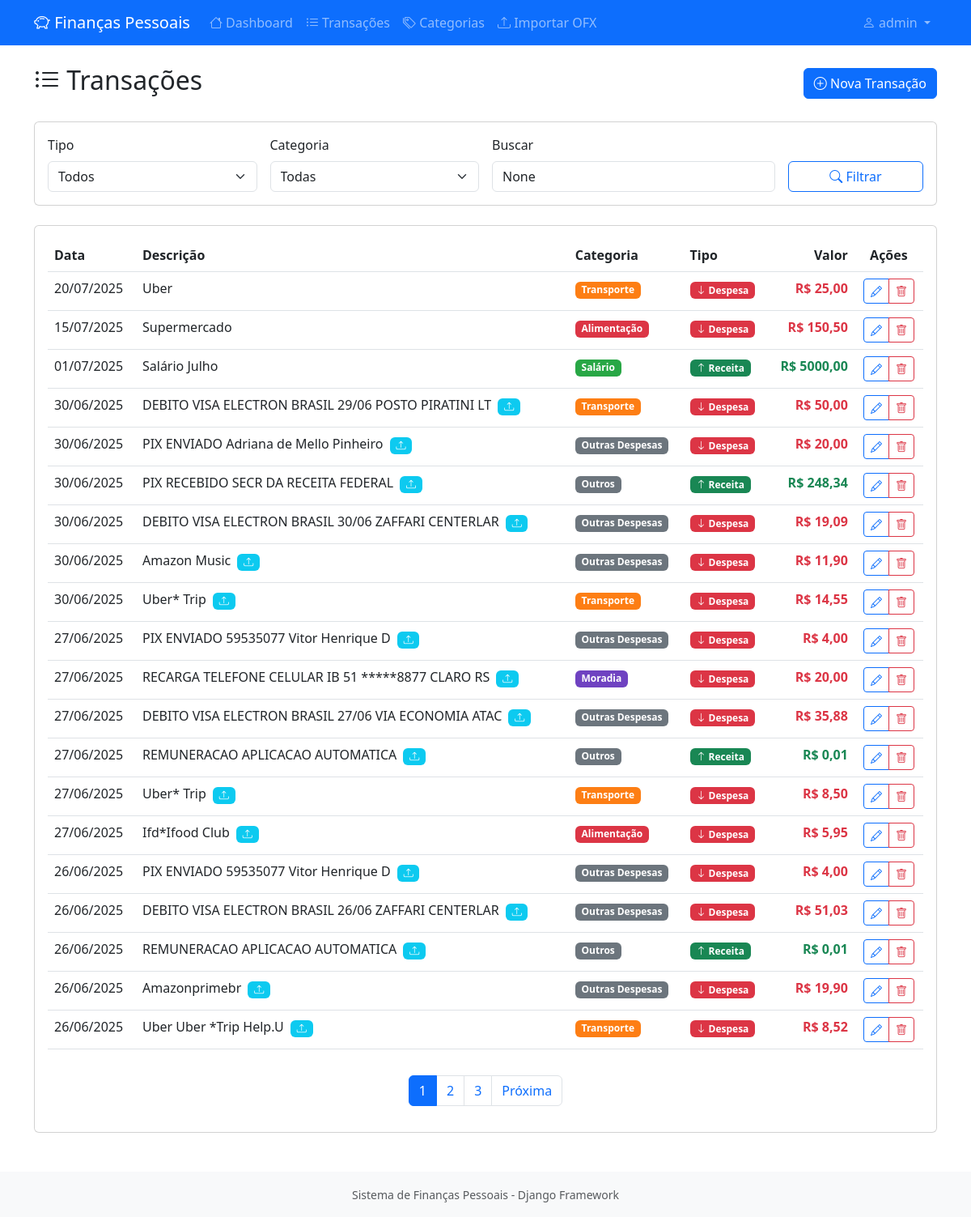
Page /transacoes/ (signed in) on the committed database.
### transacoes/models.py (models this page shows, shortened)
class Transacao(models.Model):
    TIPOS_TRANSACAO = (
        ('RECEITA', 'Receita'),
        ('DESPESA', 'Despesa'),
    )
    descricao = models.CharField(max_length=200)
    valor = models.DecimalField(max_digits=12, decimal_places=2)
    tipo = models.CharField(max_length=7, choices=TIPOS_TRANSACAO)
    data = models.DateField(default=timezone.now)
    categoria = models.ForeignKey(Categoria, on_delete=models.CASCADE)
    conta_bancaria = models.ForeignKey(
        ContaBancaria, on_delete=models.CASCADE, null=True, blank=True)
    usuario = models.ForeignKey(User, on_delete=models.CASCADE)
    identificador_ofx = models.CharField(
        max_length=100, blank=True, help_text='ID único do OFX para evitar duplicatas')
    importada_ofx = models.BooleanField(default=False)
    criado_em = models.DateTimeField(auto_now_add=True)
    atualizado_em = models.DateTimeField(auto_now=True)
    class Meta:
        verbose_name_plural = 'Transações'
        ordering = ['-data', '-criado_em']
        indexes = [
            models.Index(fields=['usuario', 'data']),
            models.Index(fields=['usuario', 'tipo']),
            models.Index(fields=['identificador_ofx']),
        ]

class Categoria(models.Model):
    TIPOS_CATEGORIA = (
        ('RECEITA', 'Receita'),
        ('DESPESA', 'Despesa'),
    )
    nome = models.CharField(max_length=100)
    tipo = models.CharField(max_length=7, choices=TIPOS_CATEGORIA)
    cor = models.CharField(max_length=7, default='#007bff',
                           help_text='Cor em formato hex (#ffffff)')
    usuario = models.ForeignKey(User, on_delete=models.CASCADE)
    ativa = models.BooleanField(default=True)
    class Meta:
        verbose_name_plural = 'Categorias'
        unique_together = ['nome', 'usuario']

### transacoes/views.py (the view)
# urls.py: path('', views.lista_transacoes, name='lista'),
@login_required
def lista_transacoes(request):
    transacoes = Transacao.objects.filter(usuario=request.user)
    tipo = request.GET.get('tipo')
    categoria_id = request.GET.get('categoria')
    busca = request.GET.get('busca')
    if tipo:
        transacoes = transacoes.filter(tipo=tipo)
    if categoria_id:
        transacoes = transacoes.filter(categoria_id=categoria_id)
    if busca:
        transacoes = transacoes.filter(
            Q(descricao__icontains=busca) | Q(categoria__nome__icontains=busca)
        )
    paginator = Paginator(transacoes, 20)
    page = request.GET.get('page')
    transacoes = paginator.get_page(page)
    categorias = Categoria.objects.filter(usuario=request.user, ativa=True)
    context = {
        'transacoes': transacoes,
        'categorias': categorias,
        'filtro_tipo': tipo,
        'filtro_categoria': categoria_id,
        'busca': busca,
    }
    return render(request, 'transacoes/lista.html', context)

### templates/transacoes/lista.html (shortened to what this page needs)
{% extends 'base.html' %}
{% block content %}
<div class="d-flex justify-content-between align-items-center mb-4">
    <h2><i class="bi bi-list-ul"></i> Transações</h2>
    <a href="{% url 'transacoes:criar' %}" class="btn btn-primary">
        <i class="bi bi-plus-circle"></i> Nova Transação
    </a>
</div>
<div class="card mb-4">
    <div class="card-body">
        <form method="get" class="row g-3">
            <div class="col-md-3">
                <label for="tipo" class="form-label">Tipo</label>
                <select name="tipo" id="tipo" class="form-select">
                    <option value="">Todos</option>
                </select>
            </div>
            <div class="col-md-3">
                <label for="categoria" class="form-label">Categoria</label>
                <select name="categoria" id="categoria" class="form-select">
                    <option value="">Todas</option>
                </select>
            </div>
            <div class="col-md-4">
                <label for="busca" class="form-label">Buscar</label>
                <input type="text" name="busca" id="busca" class="form-control" value="{{ busca }}" placeholder="Descrição ou categoria">
            </div>
            <div class="col-md-2">
                <label class="form-label">&nbsp;</label>
                <div class="d-grid">
                    <button type="submit" class="btn btn-outline-primary">
                        <i class="bi bi-search"></i> Filtrar
                    </button>
                </div>
            </div>
        </form>
    </div>
</div>
<div class="card">
    <div class="card-body">
        {% if transacoes %}
            <div class="table-responsive">
                <table class="table table-hover">
                    <thead>
                        <tr>
                            <th>Data</th>
                            <th>Descrição</th>
                            <th>Categoria</th>
                            <th>Tipo</th>
                            <th class="text-end">Valor</th>
                            <th class="text-center">Ações</th>
                        </tr>
                    </thead>
                    <tbody>
                        {% for transacao in transacoes %}
                        <tr>
                            <td>{{ transacao.data|date:"d/m/Y" }}</td>
                            <td>
                                {{ transacao.descricao }}
                                {% if transacao.importada_ofx %}
                                    <span class="badge bg-info ms-1" title="Importada via OFX">
                                        <i class="bi bi-upload"></i>
                                    </span>
                                {% endif %}
                            </td>
                            <td>
                                <span class="badge" style="background-color: {{ transacao.categoria.cor }}">
                                    {{ transacao.categoria.nome }}
                                </span>
                            </td>
                            <td>
                                {% if transacao.tipo == 'RECEITA' %}
                                    <span class="badge bg-success">
                                        <i class="bi bi-arrow-up"></i> Receita
                                    </span>
                                {% else %}
                                    <span class="badge bg-danger">
                                        <i class="bi bi-arrow-down"></i> Despesa
                                    </span>
                                {% endif %}
                            </td>
                            <td class="text-end">
                                <strong class="{% if transacao.tipo == 'RECEITA' %}text-success{% else %}text-danger{% endif %}">
                                    R$ {{ transacao.valor|floatformat:2 }}
                                </strong>
                            </td>
                            <td class="text-center">
                                <div class="btn-group btn-group-sm">
                                    <a href="{% url 'transacoes:editar' transacao.pk %}" class="btn btn-outline-primary">
                                        <i class="bi bi-pencil"></i>
                                    </a>
                                    <a href="{% url 'transacoes:excluir' transacao.pk %}" class="btn btn-outline-danger">
                                        <i class="bi bi-trash"></i>
                                    </a>
                                </div>
                            </td>
                        </tr>
                        {% endfor %}
                    </tbody>
                </table>
            </div>
            {% if transacoes.has_other_pages %}
                <nav class="mt-3">
                    <ul class="pagination justify-content-center">
                        {% for num in transacoes.paginator.page_range %}
                            {% if transacoes.number == num %}
                                <li class="page-item active">
                                    <span class="page-link">{{ num }}</span>
                                </li>
                            {% elif num > transacoes.number|add:'-3' and num < transacoes.number|add:'3' %}
                                <li class="page-item">
                                    <a class="page-link" href="?page={{ num }}">
                                        {{ num }}
                                    </a>
                                </li>
                            {% endif %}
                        {% endfor %}
                        {% if transacoes.has_next %}
                            <li class="page-item">
                                <a class="page-link" href="?page={{ transacoes.next_page_number }}">
                                    Próxima
                                </a>
                            </li>
                        {% endif %}
                    </ul>
                </nav>
            {% endif %}
        {% endif %}
    </div>
</div>
{% endblock %}

### templates/base.html (shortened to what this page needs)
<!DOCTYPE html>
<html lang="pt-br">
<head>
    <link href="https://cdn.jsdelivr.net/npm/bootstrap@5.3.0/dist/css/bootstrap.min.css" rel="stylesheet">
    <link href="https://cdn.jsdelivr.net/npm/bootstrap-icons@1.10.0/font/bootstrap-icons.css" rel="stylesheet">
</head>
<body>
    <nav class="navbar navbar-expand-lg navbar-dark bg-primary">
        <div class="container">
            <a class="navbar-brand" href="{% url 'home' %}">
                <i class="bi bi-piggy-bank"></i> Finanças Pessoais
            </a>
            {% if user.is_authenticated %}
            <div class="collapse navbar-collapse" id="navbarNav">
                <ul class="navbar-nav me-auto">
                    <li class="nav-item">
                        <a class="nav-link" href="{% url 'dashboard:home' %}">
                            <i class="bi bi-house"></i> Dashboard
                        </a>
                    </li>
                    <li class="nav-item">
                        <a class="nav-link" href="{% url 'transacoes:lista' %}">
                            <i class="bi bi-list-ul"></i> Transações
                        </a>
                    </li>
                    <li class="nav-item">
                        <a class="nav-link" href="{% url 'transacoes:categorias' %}">
                            <i class="bi bi-tags"></i> Categorias
                        </a>
                    </li>
                    <li class="nav-item">
                        <a class="nav-link" href="{% url 'transacoes:importar_ofx' %}">
                            <i class="bi bi-upload"></i> Importar OFX
                        </a>
                    </li>
                </ul>
                <ul class="navbar-nav">
                    <li class="nav-item dropdown">
                        <a class="nav-link dropdown-toggle" href="#" role="button" data-bs-toggle="dropdown">
                            <i class="bi bi-person"></i> {{ user.username }}
                        </a>
                    </li>
                </ul>
            </div>
            {% endif %}
        </div>
    </nav>
    <main class="container mt-4">
        {% block content %}{% endblock %}
    </main>
    <footer class="bg-light text-center mt-5 py-3">
        <div class="container">
            <small class="text-muted">Sistema de Finanças Pessoais - Django Framework</small>
        </div>
    </footer>
</body>
</html>

### rows in the picture
Transacao: tipo "DESPESA" (drawn)
Transacao: tipo "DESPESA" (drawn)
Transacao: tipo "RECEITA" (drawn)
Transacao: importada_ofx True (drawn), tipo "DESPESA" (drawn)
Transacao: importada_ofx True (drawn), tipo "DESPESA" (drawn)
Transacao: importada_ofx True (drawn), tipo "RECEITA" (drawn)
Transacao: importada_ofx True (drawn), tipo "DESPESA" (drawn)
Transacao: importada_ofx True (drawn), tipo "DESPESA" (drawn)
Transacao: importada_ofx True (drawn), tipo "DESPESA" (drawn)
Transacao: importada_ofx True (drawn), tipo "DESPESA" (drawn)
Transacao: importada_ofx True (drawn), tipo "DESPESA" (drawn)
Transacao: importada_ofx True (drawn), tipo "DESPESA" (drawn)
Transacao: importada_ofx True (drawn), tipo "RECEITA" (drawn)
Transacao: importada_ofx True (drawn), tipo "DESPESA" (drawn)
Transacao: importada_ofx True (drawn), tipo "DESPESA" (drawn)
Transacao: importada_ofx True (drawn), tipo "DESPESA" (drawn)
Transacao: importada_ofx True (drawn), tipo "DESPESA" (drawn)
Transacao: importada_ofx True (drawn), tipo "RECEITA" (drawn)
Transacao: importada_ofx True (drawn), tipo "DESPESA" (drawn)
Transacao: importada_ofx True (drawn), tipo "DESPESA" (drawn)

### other values in the picture
{{ user.username }} "admin"
{{ num }} "1"
{{ num }} "2" "3"
